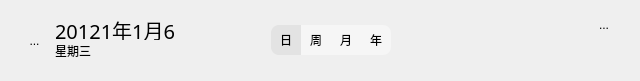
    <widget class="QWidget" name="calendar_title" native="true">
     <property name="geometry">
      <rect>
       <x>0</x>
       <y>0</y>
       <width>640</width>
       <height>81</height>
      </rect>
     </property>
     <widget class="QToolButton" name="calendar_title_more">
      <property name="geometry">
       <rect>
        <x>588</x>
        <y>14</y>
        <width>32</width>
        <height>22</height>
       </rect>
      </property>
      <property name="styleSheet">
       <string notr="true">background-color: rgba(255, 255, 255, 0);</string>
      </property>
      <property name="text">
       <string>...</string>
      </property>
      <property name="icon">
       <iconset resource="rsc.qrc">
        <normaloff>:/icon/more_off.png</normaloff>:/icon/more_off.png</iconset>
      </property>
      <property name="iconSize">
       <size>
        <width>25</width>
        <height>25</height>
       </size>
      </property>
      <property name="autoRaise">
       <bool>true</bool>
      </property>
     </widget>
     <widget class="QWidget" name="calendar_title_view" native="true">
      <property name="geometry">
       <rect>
        <x>271</x>
        <y>25</y>
        <width>120</width>
        <height>30</height>
       </rect>
      </property>
      <property name="styleSheet">
       <string notr="true"/>
      </property>
      <widget class="QToolButton" name="day_view">
       <property name="geometry">
        <rect>
         <x>0</x>
         <y>0</y>
         <width>30</width>
         <height>30</height>
        </rect>
       </property>
       <property name="styleSheet">
        <string notr="true">font: 15pt &quot;Microsoft YaHei&quot;;
background-color: rgb(227,227,227);
border-top-left-radius:8px;
border-bottom-left-radius:8px;</string>
       </property>
       <property name="text">
        <string>日</string>
       </property>
       <property name="autoRaise">
        <bool>true</bool>
       </property>
      </widget>
      <widget class="QToolButton" name="week_view">
       <property name="geometry">
        <rect>
         <x>30</x>
         <y>0</y>
         <width>30</width>
         <height>30</height>
        </rect>
       </property>
       <property name="styleSheet">
        <string notr="true">font: 15pt &quot;Microsoft YaHei&quot;;
background-color: rgb(246,246,246);</string>
       </property>
       <property name="text">
        <string>周</string>
       </property>
       <property name="autoRaise">
        <bool>true</bool>
       </property>
      </widget>
      <widget class="QToolButton" name="month_view">
       <property name="geometry">
        <rect>
         <x>60</x>
         <y>0</y>
         <width>30</width>
         <height>30</height>
        </rect>
       </property>
       <property name="styleSheet">
        <string notr="true">font: 15pt &quot;Microsoft YaHei&quot;;
background-color: rgb(246,246,246);</string>
       </property>
       <property name="text">
        <string>月</string>
       </property>
       <property name="autoRaise">
        <bool>true</bool>
       </property>
      </widget>
      <widget class="QToolButton" name="year_view">
       <property name="geometry">
        <rect>
         <x>90</x>
         <y>0</y>
         <width>30</width>
         <height>30</height>
        </rect>
       </property>
       <property name="styleSheet">
        <string notr="true">font: 15pt &quot;Microsoft YaHei&quot;;
background-color: rgb(246,246,246);
border-top-right-radius:8px;
border-bottom-right-radius:8px;</string>
       </property>
       <property name="text">
        <string>年</string>
       </property>
       <property name="autoRaise">
        <bool>true</bool>
       </property>
      </widget>
     </widget>
     <widget class="QLabel" name="dcalendar_title_date">
      <property name="geometry">
       <rect>
        <x>55</x>
        <y>20</y>
        <width>121</width>
        <height>20</height>
       </rect>
      </property>
      <property name="font">
       <font>
        <family>Microsoft YaHei</family>
        <pointsize>15</pointsize>
        <weight>50</weight>
        <italic>false</italic>
        <bold>false</bold>
       </font>
      </property>
      <property name="styleSheet">
       <string notr="true">font: 15pt &quot;Microsoft YaHei&quot;;
</string>
      </property>
      <property name="text">
       <string>20121年1月6日</string>
      </property>
     </widget>
     <widget class="QLabel" name="calendar_title_week">
      <property name="geometry">
       <rect>
        <x>55</x>
        <y>41</y>
        <width>121</width>
        <height>20</height>
       </rect>
      </property>
      <property name="text">
       <string>星期三</string>
      </property>
     </widget>
     <widget class="QToolButton" name="calendar_title_calendar">
      <property name="geometry">
       <rect>
        <x>19</x>
        <y>15</y>
        <width>31</width>
        <height>51</height>
       </rect>
      </property>
      <property name="styleSheet">
       <string notr="true">background-color: rgba(255, 255, 255, 0);</string>
      </property>
      <property name="text">
       <string>...</string>
      </property>
      <property name="icon">
       <iconset resource="rsc.qrc">
        <normaloff>:/icon/calendar2_on.png</normaloff>:/icon/calendar2_on.png</iconset>
      </property>
      <property name="iconSize">
       <size>
        <width>25</width>
        <height>25</height>
       </size>
      </property>
      <property name="autoRaise">
       <bool>true</bool>
      </property>
     </widget>
    </widget>
